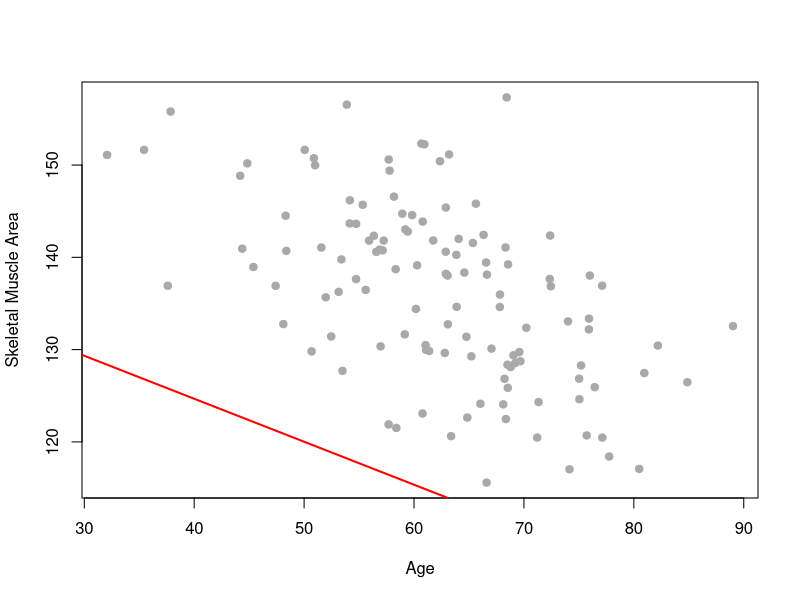

Source code (R): (Note: this script raises an error after producing the figure.)
## ---- chunk 1
knitr::opts_chunk$set(echo = TRUE, message = FALSE, warning = FALSE)
## ---- chunk 2
library(stats)
## ---- chunk 3
set.seed(42)
N <- 120
age <- rnorm(N, 62, 10)
BMI <- rnorm(N, 27, 4)
sm_area <- 140 - 0.4*age + 0.8*BMI + rnorm(N,0,8)
## ---- chunk 4
fit <- lm(sm_area ~ age + BMI)
summary(fit)
## ---- chunk 5
plot(age, sm_area, pch=19, col='darkgray', xlab='Age', ylab='Skeletal Muscle Area')
abline(fit, col='red', lwd=2)
## ---- chunk 6
knitr::include_graphics("../figures/Fig1_KM_TACE_vs_TARE.png")
## ---- chunk 7
coef_table <- cbind(Estimate = coef(fit), confint(fit))
knitr::kable(coef_table, digits = 3, caption = 'Linear regression coefficients with 95% CIs')
